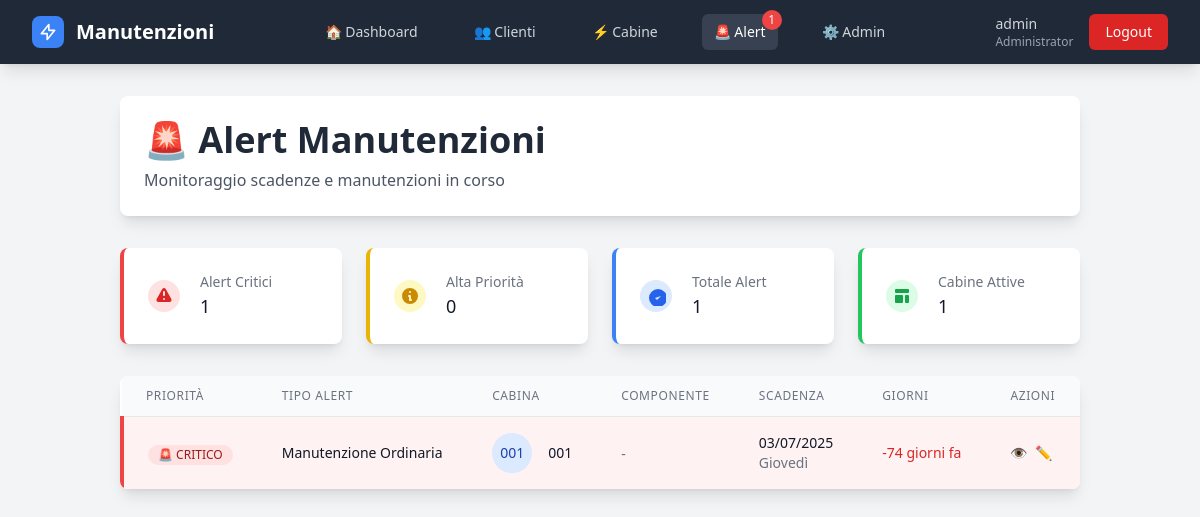
Page /alert/ (signed in) on the earlier database version.
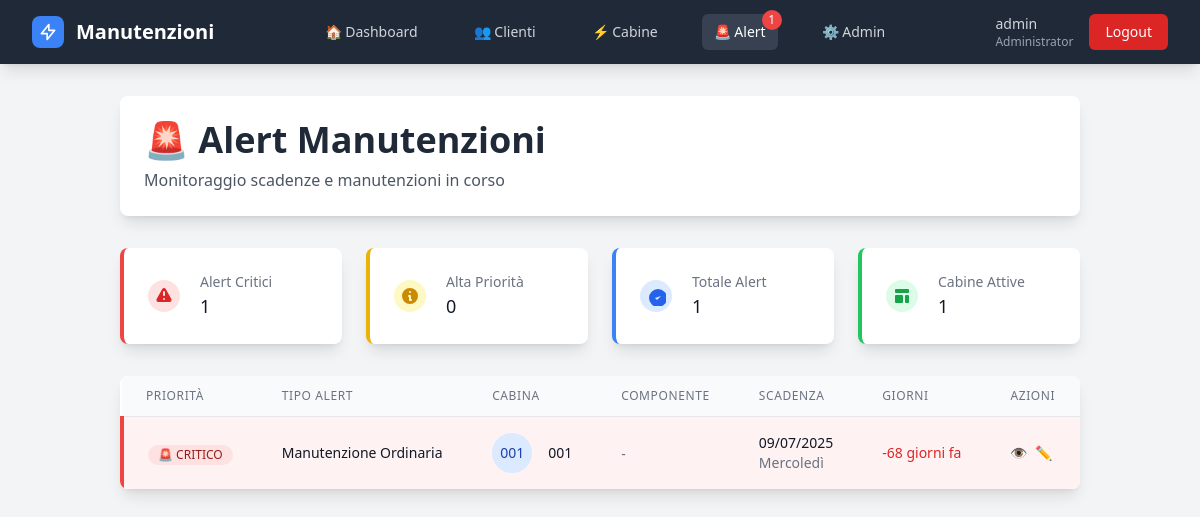
Same page on the later database version.
### gestione/models.py (models this page shows, shortened)
class Cabina(models.Model):
    nome = models.CharField(max_length=200, verbose_name="Nome/Denominazione")
    matricola = models.CharField(max_length=50, unique=True, verbose_name="Matricola")
    cliente = models.ForeignKey(Cliente, on_delete=models.CASCADE, related_name='cabine', verbose_name="Cliente")
    fonte = models.CharField(max_length=50,blank=True,verbose_name="Fonte energetica")
    guardiania = models.CharField(max_length=100, blank=True, verbose_name="Guardiania")
    chiave = models.CharField(max_length=50, blank=True, verbose_name="N° Chiave")
    pod = models.CharField(max_length=50, blank=True, verbose_name="POD")
    telefono_guardiania = models.CharField(max_length=20, blank=True, verbose_name="Tel. Guardiania")
    latitudine = models.DecimalField(max_digits=10, decimal_places=8, null=True, blank=True, verbose_name="Latitudine")
    longitudine = models.DecimalField(max_digits=11, decimal_places=8, null=True, blank=True, verbose_name="Longitudine")
    attiva = models.BooleanField(default=True, verbose_name="Attiva")
    note = models.TextField(blank=True, verbose_name="Note")
    template_report = models.ForeignKey(
        'ReportTemplate',
        on_delete=models.SET_NULL,
        null=True,
        blank=True,
        related_name='cabine_assegnate',
        verbose_name="Template report"
    )
    def prossima_manutenzione_ordinaria(self):
        prossima = self.manutenzioni.filter(
            stato='programmata',
            tipo__in=['semestrale', 'annuale']
        ).order_by('data_programmata').first()
        return prossima.data_programmata if prossima else None
    def giorni_alla_manutenzione_ordinaria(self):
        prossima = self.prossima_manutenzione_ordinaria()
        if prossima:
            delta = prossima - timezone.now().date()
            return delta.days
        return None
    def stato_manutenzione_ordinaria(self):
        giorni = self.giorni_alla_manutenzione_ordinaria()
        if giorni is None:
            return 'nessuna_programmata'
        elif giorni < 0:
            return 'scaduta'
        elif giorni <= 30:
            return 'in_scadenza'
        else:
            return 'ok'
    class Meta:
        verbose_name = "Cabina"
        verbose_name_plural = "Cabine"
        ordering = ['matricola']

class ManutenzioneProgrammata(models.Model):
    TIPO_CHOICES = [
        ('semestrale', 'Ordinaria Semestrale'),
        ('annuale', 'Ordinaria Annuale'),
        ('straordinaria', 'Straordinaria'),
    ]
    STATO_CHOICES = [
        ('programmata', 'Programmata'),
        ('in_corso', 'In Corso'),
        ('completata', 'Completata'),
        ('annullata', 'Annullata'),
    ]
    cabina = models.ForeignKey(Cabina, on_delete=models.CASCADE, related_name='manutenzioni')
    tipo = models.CharField(max_length=20, choices=TIPO_CHOICES, default='semestrale')
    data_programmata = models.DateField()
    data_completamento = models.DateField(null=True, blank=True)
    stato = models.CharField(max_length=20, choices=STATO_CHOICES, default='programmata')
    operatore = models.ForeignKey(User, on_delete=models.SET_NULL, null=True, blank=True)
    note = models.TextField(blank=True)
    creata_da = models.ForeignKey(User, on_delete=models.SET_NULL, null=True, related_name='manutenzioni_create')
    data_creazione = models.DateTimeField(auto_now_add=True)
    class Meta:
        ordering = ['data_completamento']
        verbose_name = 'Manutenzione Programmata'
        verbose_name_plural = 'Manutenzioni Programmate'

### gestione/views.py (the view, shortened to what this page needs)
# urls.py: path('alert/', views.lista_alert, name='lista_alert'),
@login_required
def lista_alert(request):
    alert_cabine = []
    for cabina in Cabina.objects.filter(attiva=True):
        stato = cabina.stato_manutenzione_ordinaria()
        giorni = cabina.giorni_alla_manutenzione_ordinaria()
        if stato in ['scaduta', 'in_scadenza']:
            priorita = 'critica' if stato == 'scaduta' else 'alta'
            alert_cabine.append({
                'tipo': 'Manutenzione Ordinaria',
                'cabina': cabina,
                'componente': None,
                'priorita': priorita,
                'giorni': giorni,
                'scadenza': cabina.prossima_manutenzione_ordinaria(),
            })
    alert_componenti = []
    tutti_alert = alert_cabine + alert_componenti
    tutti_alert.sort(key=lambda x: (x['priorita'] != 'critica', x['giorni'] if x['giorni'] else -999))
    return render(request, 'alert/lista.html', {'alert': tutti_alert})

### gestione/context_processors.py (called while the page is built)
def alert_count(request):
    if not request.user.is_authenticated:
        return {'alert_count': 0}
    alert_cabine = 0
    for cabina in Cabina.objects.filter(attiva=True):
        stato = cabina.stato_manutenzione_ordinaria()
        if stato in ['scaduta', 'in_scadenza']:
            alert_cabine += 1
    alert_componenti = 0
    for componente in Componente.objects.filter(attivo=True):
        stato = componente.stato_manutenzione()
        if stato in ['scaduta', 'in_scadenza']:
            alert_componenti += 1
    total_alert = alert_cabine + alert_componenti
    return {
        'alert_count': total_alert,
        'alert_critici': alert_cabine,
        'alert_componenti': alert_componenti,
    }

### gestione/models.py (called while the page is built)
    def is_administrator(self):
        return self.is_superuser or self.ruolo == 'Administrator'

### gestione/templatetags/custom_filters.py (called while the page is built)
@register.filter
def get_unique_cabine(alert_list):
    cabine_set = set()
    for alert in alert_list:
        cabine_set.add(alert['cabina'].matricola)
    return list(cabine_set)

### templates/alert/lista.html (shortened to what the changed rows need)
{% extends 'base.html' %}
{% block content %}
<div class="container mx-auto p-8">
    <div class="bg-white shadow-lg rounded-lg p-6 mb-8">
        <div class="flex justify-between items-center">
            <div>
                <h1 class="text-4xl font-bold text-gray-800 mb-2">🚨 Alert Manutenzioni</h1>
            </div>
        </div>
    </div>
                            {% load custom_filters %}
    <div class="bg-white shadow-lg rounded-lg overflow-hidden">
        {% if alert %}
            <div class="overflow-x-auto">
                <table class="min-w-full divide-y divide-gray-200">
                    <thead class="bg-gray-50">
                        <tr>
                            <th class="px-6 py-3 text-left text-xs font-medium text-gray-500 uppercase tracking-wider">
                                Priorità
                            </th>
                            <th class="px-6 py-3 text-left text-xs font-medium text-gray-500 uppercase tracking-wider">
                                Tipo Alert
                            </th>
                            <th class="px-6 py-3 text-left text-xs font-medium text-gray-500 uppercase tracking-wider">
                                Cabina
                            </th>
                            <th class="px-6 py-3 text-left text-xs font-medium text-gray-500 uppercase tracking-wider">
                                Componente
                            </th>
                            <th class="px-6 py-3 text-left text-xs font-medium text-gray-500 uppercase tracking-wider">
                                Scadenza
                            </th>
                            <th class="px-6 py-3 text-left text-xs font-medium text-gray-500 uppercase tracking-wider">
                                Giorni
                            </th>
                            <th class="px-6 py-3 text-left text-xs font-medium text-gray-500 uppercase tracking-wider">
                                Azioni
                            </th>
                        </tr>
                    </thead>
                    <tbody class="bg-white divide-y divide-gray-200">
                        {% for a in alert %}
                        <tr class="hover:bg-gray-50
                            {% if a.priorita == 'critica' %}bg-red-50 border-l-4 border-red-500
                            {% elif a.priorita == 'alta' %}bg-yellow-50 border-l-4 border-yellow-500
                            {% endif %}">
                            <td class="px-6 py-4 whitespace-nowrap">
                                <span class="inline-flex items-center px-2.5 py-0.5 rounded-full text-xs font-medium
                                    {% if a.priorita == 'critica' %}bg-red-100 text-red-800
                                    {% elif a.priorita == 'alta' %}bg-yellow-100 text-yellow-800
                                    {% else %}bg-green-100 text-green-800{% endif %}">
                                    {% if a.priorita == 'critica' %}🚨 CRITICO
                                    {% elif a.priorita == 'alta' %}⚠️ ALTA
                                    {% else %}ℹ️ NORMALE{% endif %}
                                </span>
                            </td>
                            <td class="px-6 py-4 whitespace-nowrap">
                                <div class="text-sm font-medium text-gray-900">{{ a.tipo }}</div>
                            </td>
                            <td class="px-6 py-4 whitespace-nowrap">
                                <div class="flex items-center">
                                    <div class="flex-shrink-0 h-10 w-10">
                                        <div class="h-10 w-10 rounded-full bg-blue-100 flex items-center justify-center">
                                            <span class="text-sm font-medium text-blue-800">
                                                {{ a.cabina.matricola|slice:":3" }}
                                            </span>
                                        </div>
                                    </div>
                                    <div class="ml-4">
                                        <div class="text-sm font-medium text-gray-900">{{ a.cabina.matricola }}</div>
                                    </div>
                                </div>
                            </td>
                            <td class="px-6 py-4 whitespace-nowrap">
                                {% if a.componente %}
                                    <div class="flex items-center">
                                        <div class="w-3 h-3 rounded-full mr-2"
                                             style="background-color: {{ a.componente.tipo_componente.colore }};"></div>
                                        <div>
                                            <div class="text-sm font-medium text-gray-900">
                                                {{ a.componente.tipo_componente.nome }}
                                            </div>
                                            {% if a.componente.codice %}
                                                <div class="text-sm text-gray-500">{{ a.componente.codice }}</div>
                                            {% endif %}
                                        </div>
                                    </div>
                                {% else %}
                                    <span class="text-sm text-gray-500">-</span>
                                {% endif %}
                            </td>
                            <td class="px-6 py-4 whitespace-nowrap">
                                <div class="text-sm text-gray-900">{{ a.scadenza|date:"d/m/Y" }}</div>
                                <div class="text-sm text-gray-500">{{ a.scadenza|date:"l" }}</div>
                            </td>
                            <td class="px-6 py-4 whitespace-nowrap">
                                <div class="text-sm font-medium
                                    {% if a.giorni < 0 %}text-red-600
                                    {% elif a.giorni < 30 %}text-yellow-600
                                    {% else %}text-green-600{% endif %}">
                                    {% if a.giorni < 0 %}
                                        {{ a.giorni|add:"0"|floatformat:"0" }} giorni fa
                                    {% elif a.giorni == 0 %}
                                        OGGI
                                    {% else %}
                                        {{ a.giorni }} giorni
                                    {% endif %}
                                </div>
                            </td>
                            <td class="px-6 py-4 whitespace-nowrap text-sm font-medium">
                                <div class="flex space-x-2">
                                    <a href="{% url 'dettaglio_cabina' a.cabina.matricola %}"
                                       class="text-blue-600 hover:text-blue-900" title="Visualizza Cabina">
                                        👁️
                                    </a>
                                    {% if user.is_administrator or user.is_controlroom %}
                                        {% if a.componente %}
                                            <a href="{% url 'modifica_componente' a.componente.id %}"
                                               class="text-green-600 hover:text-green-900" title="Modifica Componente">
                                                ✏️
                                            </a>
                                        {% else %}
                                            <a href="{% url 'modifica_cabina' a.cabina.matricola %}"
                                               class="text-green-600 hover:text-green-900" title="Modifica Cabina">
                                                ✏️
                                            </a>
                                        {% endif %}
                                    {% endif %}
                                </div>
                            </td>
                        </tr>
                        {% endfor %}
                    </tbody>
                </table>
            </div>
        {% endif %}
    </div>
</div>
{% endblock %}

Differences in the rows shown:
removed Cabina: tipo "Manutenzione Ordinaria", cabina.matricola "001", scadenza "03/07/2025", scadenza "Giovedì", giorni|add "-74"
added Cabina: tipo "Manutenzione Ordinaria", cabina.matricola "001", scadenza "09/07/2025", scadenza "Mercoledì", giorni|add "-68"
